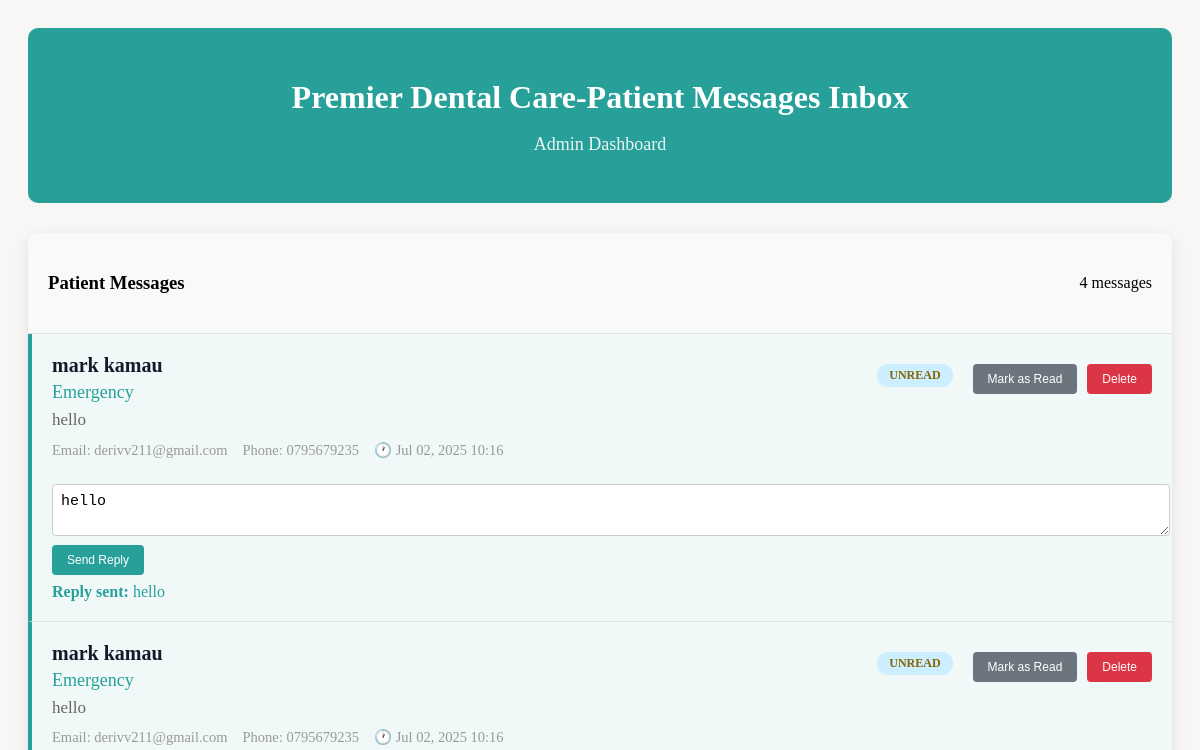
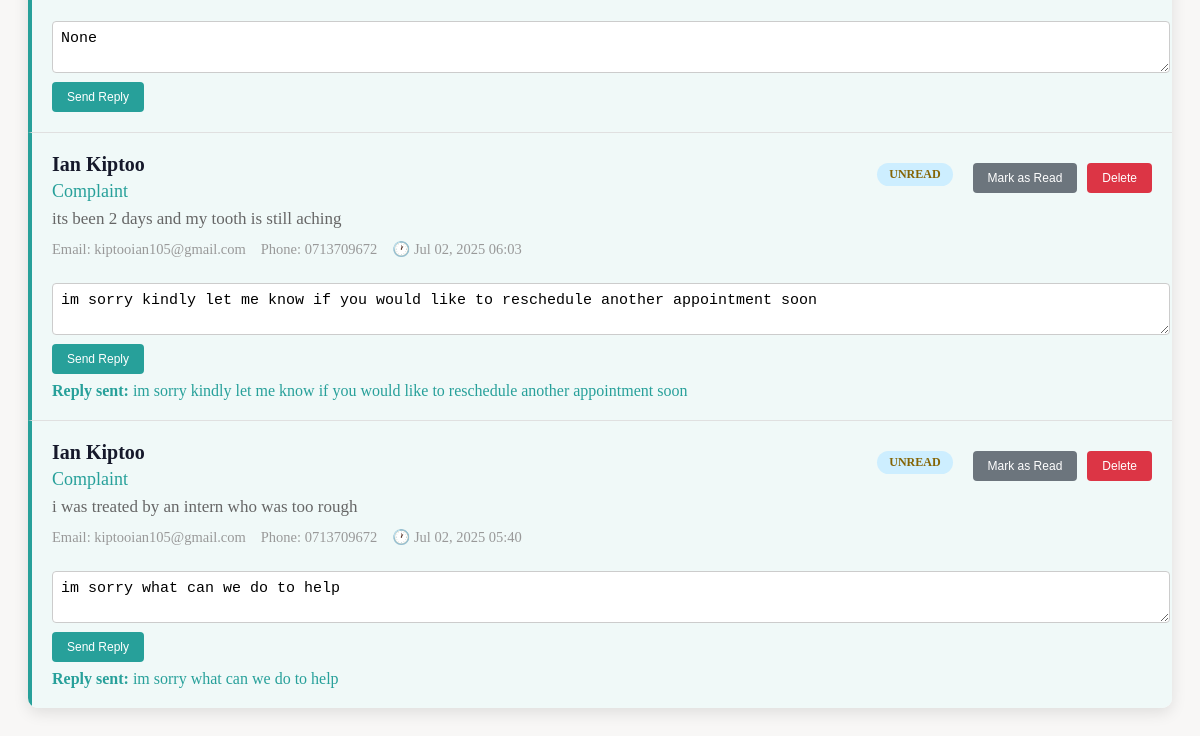
Before: /inbox/ with the older database file (2 pictures, top to bottom).
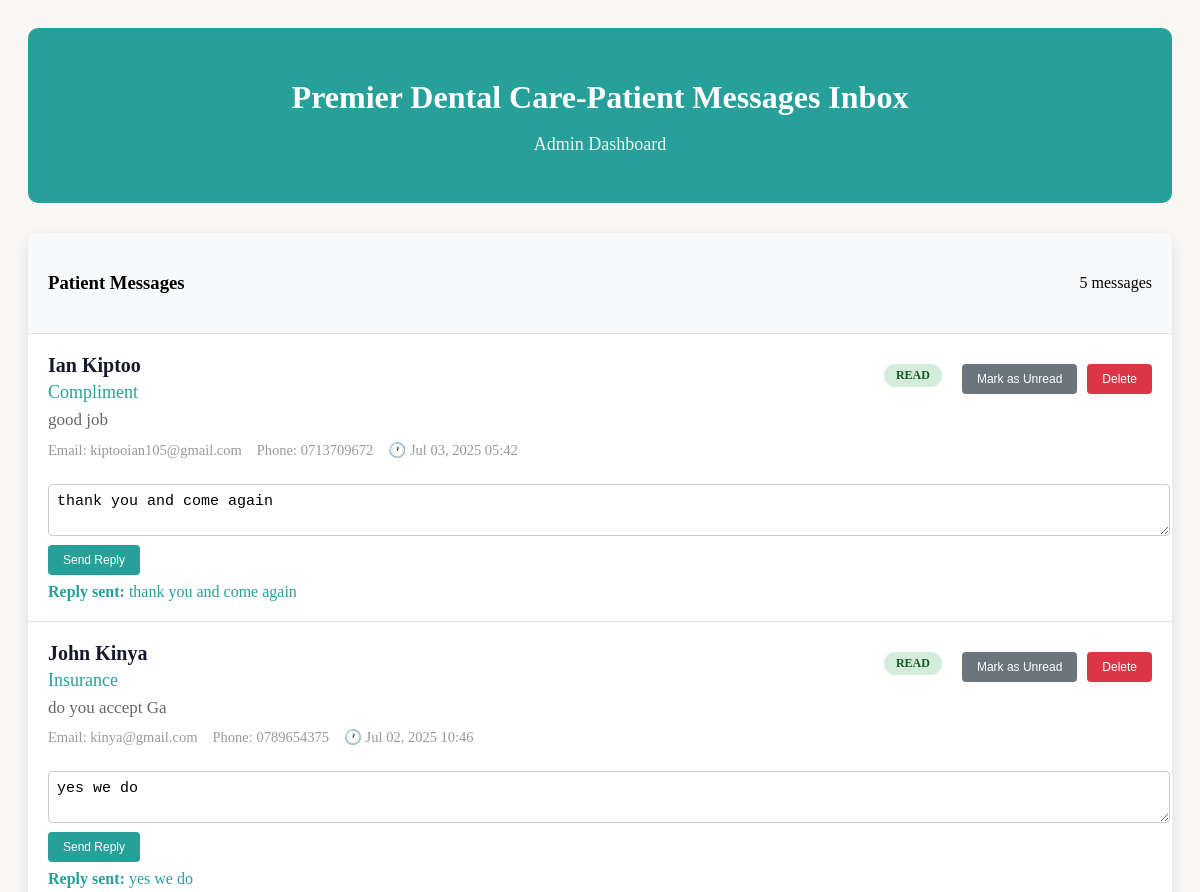
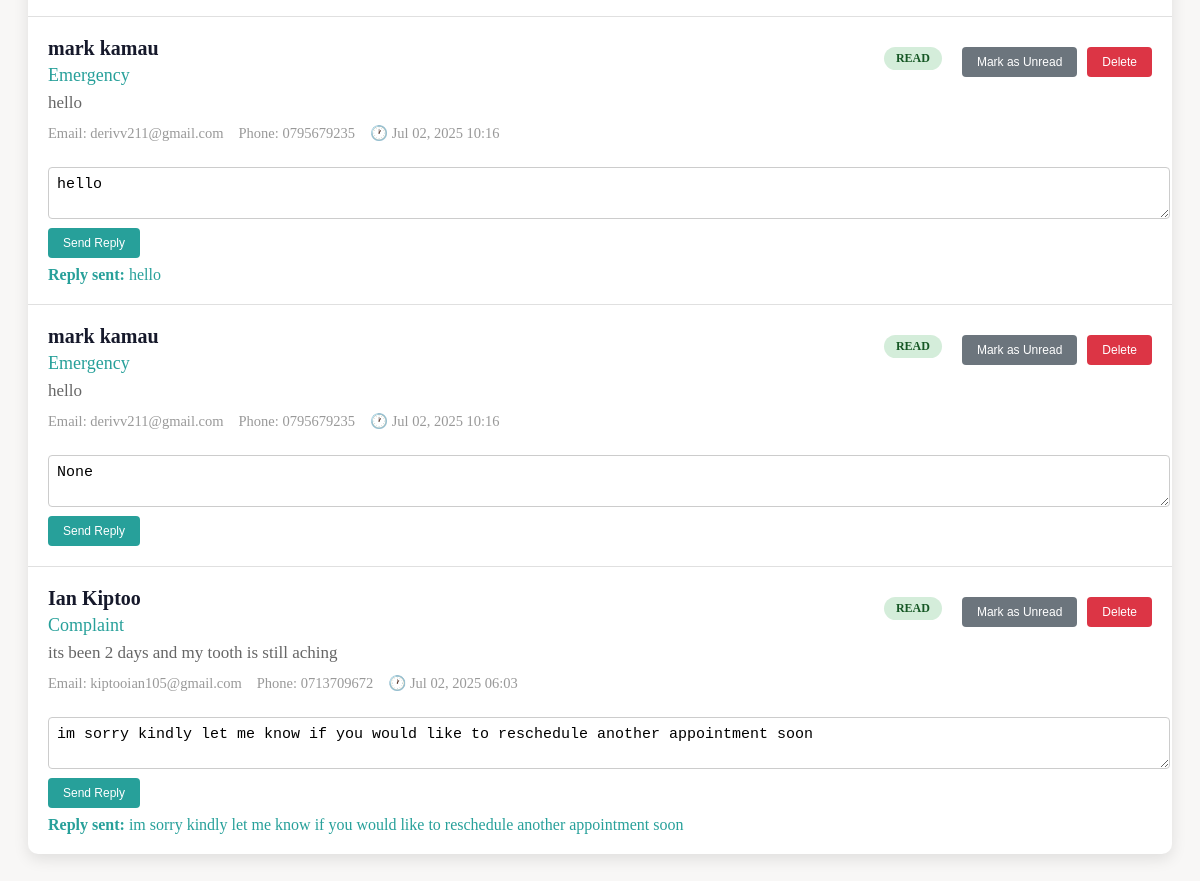
After: the same page with the newer database file (2 pictures, top to bottom).
### premier/models.py (models this page shows, shortened)
class Contact(models.Model):
    name = models.CharField(max_length=100)
    email = models.EmailField()
    phone_number = models.CharField(max_length=15, blank=True, null=True)
    subject = models.CharField(max_length=200)
    message = models.TextField()
    read = models.BooleanField(default=False)
    reply = models.TextField(blank=True, null=True)
    created_at = models.DateTimeField(auto_now_add=True)
    sent_by_admin = models.BooleanField(default=False)  # New field to indicate if the message is sent by an admin

### premier/views.py (the view, shortened to what this page needs)
# urls.py: path('inbox/', views.inbox, name='inbox'),
def inbox(request):
    contacts = Contact.objects.all().order_by('-id')
    return render(request, 'premier/inbox.html', {'contacts': contacts})

### templates/premier/inbox.html (shortened to what this page needs)
{% extends 'premier/base.html' %}
{% block content %}
<div class="container">
    <div class="header">
        <h1>Premier Dental Care-Patient Messages Inbox</h1>
        <p>Admin Dashboard</p>
    </div>
    <div class="messages-container">
        <div class="messages-header">
            <h3>Patient Messages</h3>
            <span id="messageCount">{{ contacts|length }} messages</span>
        </div>
        <div class="messages-feed">
            {% if contacts %}
                {% for contact in contacts %}
                <div class="message-item {% if not contact.read %}unread{% endif %}" id="message-{{ contact.id }}">
                    <div class="message-header">
                        <div class="message-info">
                            <div class="sender-name">{{ contact.name }}</div>
                            <div class="message-subject">{{ contact.subject }}</div>
                            <div class="message-preview">{{ contact.message|truncatechars:100 }}</div>
                            <div class="message-meta">
                                <span>Email: {{ contact.email }}</span>
                                {% if contact.phone_number %}
                                    <span>Phone: {{ contact.phone_number }}</span>
                                {% endif %}
                                {% if contact.created_at %}
                                    <span>🕐 {{ contact.created_at|date:"M d, Y H:i" }}</span>
                                {% endif %}
                            </div>
                        </div>
                        <div class="message-actions">
                            {% if contact.read %}
                                <span class="status-badge status-read">Read</span>
                                <button class="action-btn toggle" onclick="toggleRead({{ contact.id }}, false)">Mark as Unread</button>
                            {% else %}
                                <span class="status-badge status-unread">Unread</span>
                                <button class="action-btn toggle" onclick="toggleRead({{ contact.id }}, true)">Mark as Read</button>
                            {% endif %}
                            <button class="action-btn delete" onclick="deleteMessage({{ contact.id }})">Delete</button>
                        </div>
                    </div>
                    <div class="reply-section" style="margin-top:15px;">
                        <form method="post" action="{% url 'reply_message' contact.id %}">
                            <textarea name="reply" rows="2" placeholder="Type your reply here..." style="width:100%;padding:8px;">{{ contact.reply }}</textarea>
                            <button type="submit" class="action-btn" style="margin-top:5px;">Send Reply</button>
                        </form>
                        {% if contact.reply %}
                            <div style="margin-top:8px;color:#27a09a;"><strong>Reply sent:</strong> {{ contact.reply }}</div>
                        {% endif %}
                    </div>
                </div>
                {% endfor %}
            {% else %}
                <p style="padding: 20px;">No messages found.</p>
            {% endif %}
        </div>
    </div>
</div>
{% endblock %}

### templates/premier/base.html (shortened to what this page needs)
{% load static%}
<!DOCTYPE html>
<html>
<head>
</head>
<body>
    {% block content %}{%endblock%}
</body>
</html>

### templates/premier/inbox.html (style rules this page uses)
body { background: #f8f7f6; }
.container { max-width: 1400px; margin: 0 auto; padding: 20px; }
.header { background: #27a09a; color: white; text-align: center; padding: 30px 20px; border-radius: 10px; margin-bottom: 30px; }
.header h1 { font-size: 32px; margin-bottom: 10px; }
.header p { font-size: 18px; opacity: 0.9; }
.messages-container { background: white; border-radius: 10px; box-shadow: 0 5px 15px rgba(0,0,0,0.1); overflow: hidden; margin-bottom: 40px; }
.messages-header { background: #f8f9fa; padding: 20px; border-bottom: 1px solid #e0e0e0; display: flex; justify-content: space-between; align-items: center; }
.messages-feed { width: 100%; }
.message-item { border-bottom: 1px solid #e0e0e0; padding: 20px; cursor: pointer; }
.message-item:last-child { border-bottom: none; }
.message-header { display: flex; justify-content: space-between; align-items: flex-start; margin-bottom: 10px; }
.message-info { flex: 1; }
.sender-name { font-weight: bold; color: #16192b; font-size: 20px; margin-bottom: 5px; }
.message-subject { font-size: 18px; color: #27a09a; font-weight: 500; margin-bottom: 5px; }
.message-preview { color: #666; font-size: 17px; line-height: 1.4; margin-bottom: 10px; }
.message-meta { display: flex; gap: 15px; font-size: 14.5px; color: #999; }
.message-actions { display: flex; gap: 10px; align-items: flex-start; margin-top: 10px; }
.action-btn { padding: 8px 15px; font-size: 12px; border: none; border-radius: 4px; cursor: pointer; transition: all 0.3s; background: #27a09a; color: white; }
.action-btn.delete { background: #dc3545; }
.action-btn.toggle { background: #6c757d; }
.status-badge { padding: 4px 12px; border-radius: 20px; font-size: 12px; font-weight: bold; text-transform: uppercase; margin-right: 10px; }
.status-read { background: #d4edda; color: #155724; }
.reply-section textarea { width: 100%; padding: 8px; border-radius: 4px; border: 1px solid #ccc; margin-top: 10px; font-size: 15px; resize: vertical; }
.reply-section button { margin-top: 5px; }

Changed rows visible on the page:
removed Contact: name "Ian Kiptoo", subject "Complaint", message "i was treated by an intern who was too rough", email "kiptooian105@gmail.com", phone_number "0713709672", created_at "Jul 02, 2025 05:40", reply "im sorry what can we do to help", read False (drawn)
added Contact: name "Ian Kiptoo", subject "Compliment", message "good job", email "kiptooian105@gmail.com", phone_number "0713709672", created_at "Jul 03, 2025 05:42", reply "thank you and come again"
added Contact: name "John Kinya", subject "Insurance", message "do you accept Ga", email "kinya@gmail.com", phone_number "0789654375", created_at "Jul 02, 2025 10:46", reply "yes we do"
changed Contact (number 3 of 5 on the later page): read "UNREAD Mark as Read" → "READ Mark as Unread"
changed Contact "None": read "UNREAD Mark as Read" → "READ Mark as Unread"
changed Contact "Complaint": read "UNREAD Mark as Read" → "READ Mark as Unread"
Other visible differences:
{{ contacts|length }}: "4" → "5"
